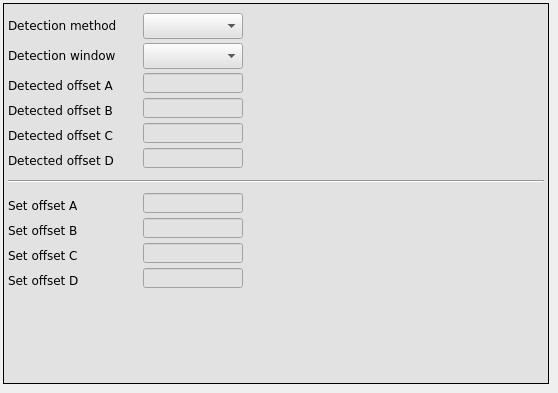
      <widget class="QWidget" name="Poly_2">
       <attribute name="title">
        <string>DC offset</string>
       </attribute>
       <widget class="caFrame" name="caframe_9">
        <property name="geometry">
         <rect>
          <x>3</x>
          <y>3</y>
          <width>546</width>
          <height>381</height>
         </rect>
        </property>
        <property name="styleSheet">
         <string notr="true">background-color: rgb(226, 226, 226);</string>
        </property>
        <property name="frameShape">
         <enum>QFrame::Box</enum>
        </property>
        <property name="frameShadow">
         <enum>QFrame::Plain</enum>
        </property>
        <widget class="QLabel" name="label_48">
         <property name="geometry">
          <rect>
           <x>5</x>
           <y>95</y>
           <width>116</width>
           <height>25</height>
          </rect>
         </property>
         <property name="font">
          <font>
           <family>DejaVu Sans</family>
          </font>
         </property>
         <property name="text">
          <string>Detected offset B</string>
         </property>
        </widget>
        <widget class="caTextEntry" name="catextentry_37">
         <property name="geometry">
          <rect>
           <x>140</x>
           <y>95</y>
           <width>100</width>
           <height>20</height>
          </rect>
         </property>
         <property name="font">
          <font>
           <family>DejaVu Sans</family>
           <pointsize>9</pointsize>
           <stylestrategy>PreferDefault</stylestrategy>
          </font>
         </property>
         <property name="alignment">
          <set>Qt::AlignRight|Qt::AlignTrailing|Qt::AlignVCenter</set>
         </property>
         <property name="channel" stdset="0">
          <string notr="true">$(BPM):calibration:zlc:detect_level:b</string>
         </property>
         <property name="background">
          <color>
           <red>255</red>
           <green>255</green>
           <blue>255</blue>
          </color>
         </property>
         <property name="colorMode">
          <enum>caLineEdit::Static</enum>
         </property>
         <property name="precision">
          <number>4</number>
         </property>
         <property name="precisionMode">
          <enum>caLineEdit::Channel</enum>
         </property>
         <property name="maxValue">
          <double>2.000000000000000</double>
         </property>
         <property name="minValue">
          <double>0.100000000000000</double>
         </property>
        </widget>
        <widget class="QLabel" name="label_49">
         <property name="geometry">
          <rect>
           <x>5</x>
           <y>120</y>
           <width>116</width>
           <height>25</height>
          </rect>
         </property>
         <property name="font">
          <font>
           <family>DejaVu Sans</family>
          </font>
         </property>
         <property name="text">
          <string>Detected offset C</string>
         </property>
        </widget>
        <widget class="caTextEntry" name="catextentry_38">
         <property name="geometry">
          <rect>
           <x>140</x>
           <y>120</y>
           <width>100</width>
           <height>20</height>
          </rect>
         </property>
         <property name="font">
          <font>
           <family>DejaVu Sans</family>
           <pointsize>9</pointsize>
           <stylestrategy>PreferDefault</stylestrategy>
          </font>
         </property>
         <property name="alignment">
          <set>Qt::AlignRight|Qt::AlignTrailing|Qt::AlignVCenter</set>
         </property>
         <property name="channel" stdset="0">
          <string notr="true">$(BPM):calibration:zlc:detect_level:c</string>
         </property>
         <property name="background">
          <color>
           <red>255</red>
           <green>255</green>
           <blue>255</blue>
          </color>
         </property>
         <property name="colorMode">
          <enum>caLineEdit::Static</enum>
         </property>
         <property name="precision">
          <number>4</number>
         </property>
         <property name="precisionMode">
          <enum>caLineEdit::Channel</enum>
         </property>
         <property name="maxValue">
          <double>2.000000000000000</double>
         </property>
         <property name="minValue">
          <double>0.100000000000000</double>
         </property>
        </widget>
        <widget class="QLabel" name="label_50">
         <property name="geometry">
          <rect>
           <x>5</x>
           <y>40</y>
           <width>121</width>
           <height>25</height>
          </rect>
         </property>
         <property name="font">
          <font>
           <family>DejaVu Sans</family>
          </font>
         </property>
         <property name="text">
          <string>Detection window</string>
         </property>
        </widget>
        <widget class="QLabel" name="label_51">
         <property name="geometry">
          <rect>
           <x>5</x>
           <y>145</y>
           <width>116</width>
           <height>25</height>
          </rect>
         </property>
         <property name="font">
          <font>
           <family>DejaVu Sans</family>
          </font>
         </property>
         <property name="text">
          <string>Detected offset D</string>
         </property>
        </widget>
        <widget class="caTextEntry" name="catextentry_40">
         <property name="geometry">
          <rect>
           <x>140</x>
           <y>145</y>
           <width>100</width>
           <height>20</height>
          </rect>
         </property>
         <property name="font">
          <font>
           <family>DejaVu Sans</family>
           <pointsize>9</pointsize>
           <stylestrategy>PreferDefault</stylestrategy>
          </font>
         </property>
         <property name="alignment">
          <set>Qt::AlignRight|Qt::AlignTrailing|Qt::AlignVCenter</set>
         </property>
         <property name="channel" stdset="0">
          <string notr="true">$(BPM):calibration:zlc:detect_level:d</string>
         </property>
         <property name="background">
          <color>
           <red>255</red>
           <green>255</green>
           <blue>255</blue>
          </color>
         </property>
         <property name="colorMode">
          <enum>caLineEdit::Static</enum>
         </property>
         <property name="precision">
          <number>4</number>
         </property>
         <property name="precisionMode">
          <enum>caLineEdit::Channel</enum>
         </property>
         <property name="maxValue">
          <double>2.000000000000000</double>
         </property>
         <property name="minValue">
          <double>0.100000000000000</double>
         </property>
        </widget>
        <widget class="caTextEntry" name="catextentry_41">
         <property name="geometry">
          <rect>
           <x>140</x>
           <y>70</y>
           <width>100</width>
           <height>20</height>
          </rect>
         </property>
         <property name="font">
          <font>
           <family>DejaVu Sans</family>
           <pointsize>9</pointsize>
           <stylestrategy>PreferDefault</stylestrategy>
          </font>
         </property>
         <property name="alignment">
          <set>Qt::AlignRight|Qt::AlignTrailing|Qt::AlignVCenter</set>
         </property>
         <property name="channel" stdset="0">
          <string notr="true">$(BPM):calibration:zlc:detect_level:a</string>
         </property>
         <property name="background">
          <color>
           <red>255</red>
           <green>255</green>
           <blue>255</blue>
          </color>
         </property>
         <property name="colorMode">
          <enum>caLineEdit::Static</enum>
         </property>
         <property name="precision">
          <number>4</number>
         </property>
         <property name="precisionMode">
          <enum>caLineEdit::Channel</enum>
         </property>
         <property name="maxValue">
          <double>2.000000000000000</double>
         </property>
         <property name="minValue">
          <double>0.100000000000000</double>
         </property>
        </widget>
        <widget class="QLabel" name="label_52">
         <property name="geometry">
          <rect>
           <x>5</x>
           <y>70</y>
           <width>121</width>
           <height>25</height>
          </rect>
         </property>
         <property name="font">
          <font>
           <family>DejaVu Sans</family>
          </font>
         </property>
         <property name="text">
          <string>Detected offset A</string>
         </property>
        </widget>
        <widget class="Line" name="line_2">
         <property name="geometry">
          <rect>
           <x>5</x>
           <y>170</y>
           <width>536</width>
           <height>16</height>
          </rect>
         </property>
         <property name="orientation">
          <enum>Qt::Horizontal</enum>
         </property>
        </widget>
        <widget class="QLabel" name="label_53">
         <property name="geometry">
          <rect>
           <x>5</x>
           <y>215</y>
           <width>116</width>
           <height>25</height>
          </rect>
         </property>
         <property name="font">
          <font>
           <family>DejaVu Sans</family>
          </font>
         </property>
         <property name="text">
          <string>Set offset B</string>
         </property>
        </widget>
        <widget class="caTextEntry" name="catextentry_42">
         <property name="geometry">
          <rect>
           <x>140</x>
           <y>215</y>
           <width>100</width>
           <height>20</height>
          </rect>
         </property>
         <property name="font">
          <font>
           <family>DejaVu Sans</family>
           <pointsize>9</pointsize>
           <stylestrategy>PreferDefault</stylestrategy>
          </font>
         </property>
         <property name="text">
          <string/>
         </property>
         <property name="alignment">
          <set>Qt::AlignRight|Qt::AlignTrailing|Qt::AlignVCenter</set>
         </property>
         <property name="channel" stdset="0">
          <string notr="true">$(BPM):calibration:zlc:offset:b</string>
         </property>
         <property name="background">
          <color>
           <red>255</red>
           <green>255</green>
           <blue>255</blue>
          </color>
         </property>
         <property name="colorMode">
          <enum>caLineEdit::Static</enum>
         </property>
         <property name="precision">
          <number>4</number>
         </property>
         <property name="precisionMode">
          <enum>caLineEdit::Channel</enum>
         </property>
         <property name="maxValue">
          <double>2.000000000000000</double>
         </property>
         <property name="minValue">
          <double>0.100000000000000</double>
         </property>
        </widget>
        <widget class="QLabel" name="label_54">
         <property name="geometry">
          <rect>
           <x>5</x>
           <y>265</y>
           <width>116</width>
           <height>25</height>
          </rect>
         </property>
         <property name="font">
          <font>
           <family>DejaVu Sans</family>
          </font>
         </property>
         <property name="text">
          <string>Set offset D</string>
         </property>
        </widget>
        <widget class="caTextEntry" name="catextentry_43">
         <property name="geometry">
          <rect>
           <x>140</x>
           <y>190</y>
           <width>100</width>
           <height>20</height>
          </rect>
         </property>
         <property name="font">
          <font>
           <family>DejaVu Sans</family>
           <pointsize>9</pointsize>
           <stylestrategy>PreferDefault</stylestrategy>
          </font>
         </property>
         <property name="text">
          <string/>
         </property>
         <property name="alignment">
          <set>Qt::AlignRight|Qt::AlignTrailing|Qt::AlignVCenter</set>
         </property>
         <property name="channel" stdset="0">
          <string notr="true">$(BPM):calibration:zlc:offset:a</string>
         </property>
         <property name="background">
          <color>
           <red>255</red>
           <green>255</green>
           <blue>255</blue>
          </color>
         </property>
         <property name="colorMode">
          <enum>caLineEdit::Static</enum>
         </property>
         <property name="precision">
          <number>4</number>
         </property>
         <property name="precisionMode">
          <enum>caLineEdit::Channel</enum>
         </property>
         <property name="maxValue">
          <double>2.000000000000000</double>
         </property>
         <property name="minValue">
          <double>0.100000000000000</double>
         </property>
        </widget>
        <widget class="caTextEntry" name="catextentry_44">
         <property name="geometry">
          <rect>
           <x>140</x>
           <y>265</y>
           <width>100</width>
           <height>20</height>
          </rect>
         </property>
         <property name="font">
          <font>
           <family>DejaVu Sans</family>
           <pointsize>9</pointsize>
           <stylestrategy>PreferDefault</stylestrategy>
          </font>
         </property>
         <property name="text">
          <string/>
         </property>
         <property name="alignment">
          <set>Qt::AlignRight|Qt::AlignTrailing|Qt::AlignVCenter</set>
         </property>
         <property name="channel" stdset="0">
          <string notr="true">$(BPM):calibration:zlc:offset:d</string>
         </property>
         <property name="background">
          <color>
           <red>255</red>
           <green>255</green>
           <blue>255</blue>
          </color>
         </property>
         <property name="colorMode">
          <enum>caLineEdit::Static</enum>
         </property>
         <property name="precision">
          <number>4</number>
         </property>
         <property name="precisionMode">
          <enum>caLineEdit::Channel</enum>
         </property>
         <property name="maxValue">
          <double>2.000000000000000</double>
         </property>
         <property name="minValue">
          <double>0.100000000000000</double>
         </property>
        </widget>
        <widget class="QLabel" name="label_56">
         <property name="geometry">
          <rect>
           <x>5</x>
           <y>190</y>
           <width>121</width>
           <height>25</height>
          </rect>
         </property>
         <property name="font">
          <font>
           <family>DejaVu Sans</family>
          </font>
         </property>
         <property name="text">
          <string>Set offset A</string>
         </property>
        </widget>
        <widget class="QLabel" name="label_57">
         <property name="geometry">
          <rect>
           <x>5</x>
           <y>240</y>
           <width>116</width>
           <height>25</height>
          </rect>
         </property>
         <property name="font">
          <font>
           <family>DejaVu Sans</family>
          </font>
         </property>
         <property name="text">
          <string>Set offset C</string>
         </property>
        </widget>
        <widget class="caTextEntry" name="catextentry_45">
         <property name="geometry">
          <rect>
           <x>140</x>
           <y>240</y>
           <width>100</width>
           <height>20</height>
          </rect>
         </property>
         <property name="font">
          <font>
           <family>DejaVu Sans</family>
           <pointsize>9</pointsize>
           <stylestrategy>PreferDefault</stylestrategy>
          </font>
         </property>
         <property name="text">
          <string/>
         </property>
         <property name="alignment">
          <set>Qt::AlignRight|Qt::AlignTrailing|Qt::AlignVCenter</set>
         </property>
         <property name="channel" stdset="0">
          <string notr="true">$(BPM):calibration:zlc:offset:c</string>
         </property>
         <property name="background">
          <color>
           <red>255</red>
           <green>255</green>
           <blue>255</blue>
          </color>
         </property>
         <property name="colorMode">
          <enum>caLineEdit::Static</enum>
         </property>
         <property name="precision">
          <number>4</number>
         </property>
         <property name="precisionMode">
          <enum>caLineEdit::Channel</enum>
         </property>
         <property name="maxValue">
          <double>2.000000000000000</double>
         </property>
         <property name="minValue">
          <double>0.100000000000000</double>
         </property>
        </widget>
        <widget class="caMenu" name="camenu_10">
         <property name="geometry">
          <rect>
           <x>140</x>
           <y>40</y>
           <width>100</width>
           <height>26</height>
          </rect>
         </property>
         <property name="font">
          <font>
           <family>DejaVu Sans</family>
           <pointsize>10</pointsize>
          </font>
         </property>
         <property name="styleSheet">
          <string notr="true">color: rgb(0, 0, 0);</string>
         </property>
         <property name="frame">
          <bool>true</bool>
         </property>
         <property name="channel" stdset="0">
          <string notr="true">$(BPM):calibration:zlc:window</string>
         </property>
         <property name="labelDisplay">
          <bool>false</bool>
         </property>
        </widget>
        <widget class="caMenu" name="camenu_11">
         <property name="geometry">
          <rect>
           <x>140</x>
           <y>10</y>
           <width>100</width>
           <height>26</height>
          </rect>
         </property>
         <property name="font">
          <font>
           <family>DejaVu Sans</family>
           <pointsize>10</pointsize>
          </font>
         </property>
         <property name="styleSheet">
          <string notr="true">color: rgb(0, 0, 0);</string>
         </property>
         <property name="frame">
          <bool>true</bool>
         </property>
         <property name="channel" stdset="0">
          <string notr="true">$(BPM):calibration:zlc:detect_level:detect</string>
         </property>
         <property name="labelDisplay">
          <bool>false</bool>
         </property>
        </widget>
        <widget class="QLabel" name="label_58">
         <property name="geometry">
          <rect>
           <x>5</x>
           <y>10</y>
           <width>121</width>
           <height>25</height>
          </rect>
         </property>
         <property name="font">
          <font>
           <family>DejaVu Sans</family>
          </font>
         </property>
         <property name="text">
          <string>Detection method</string>
         </property>
        </widget>
        <widget class="caImage" name="caimage">
         <property name="geometry">
          <rect>
           <x>270</x>
           <y>190</y>
           <width>160</width>
           <height>142</height>
          </rect>
         </property>
         <property name="filename" stdset="0">
          <string notr="true">images/DC_offset.png</string>
         </property>
        </widget>
       </widget>
      </widget>
